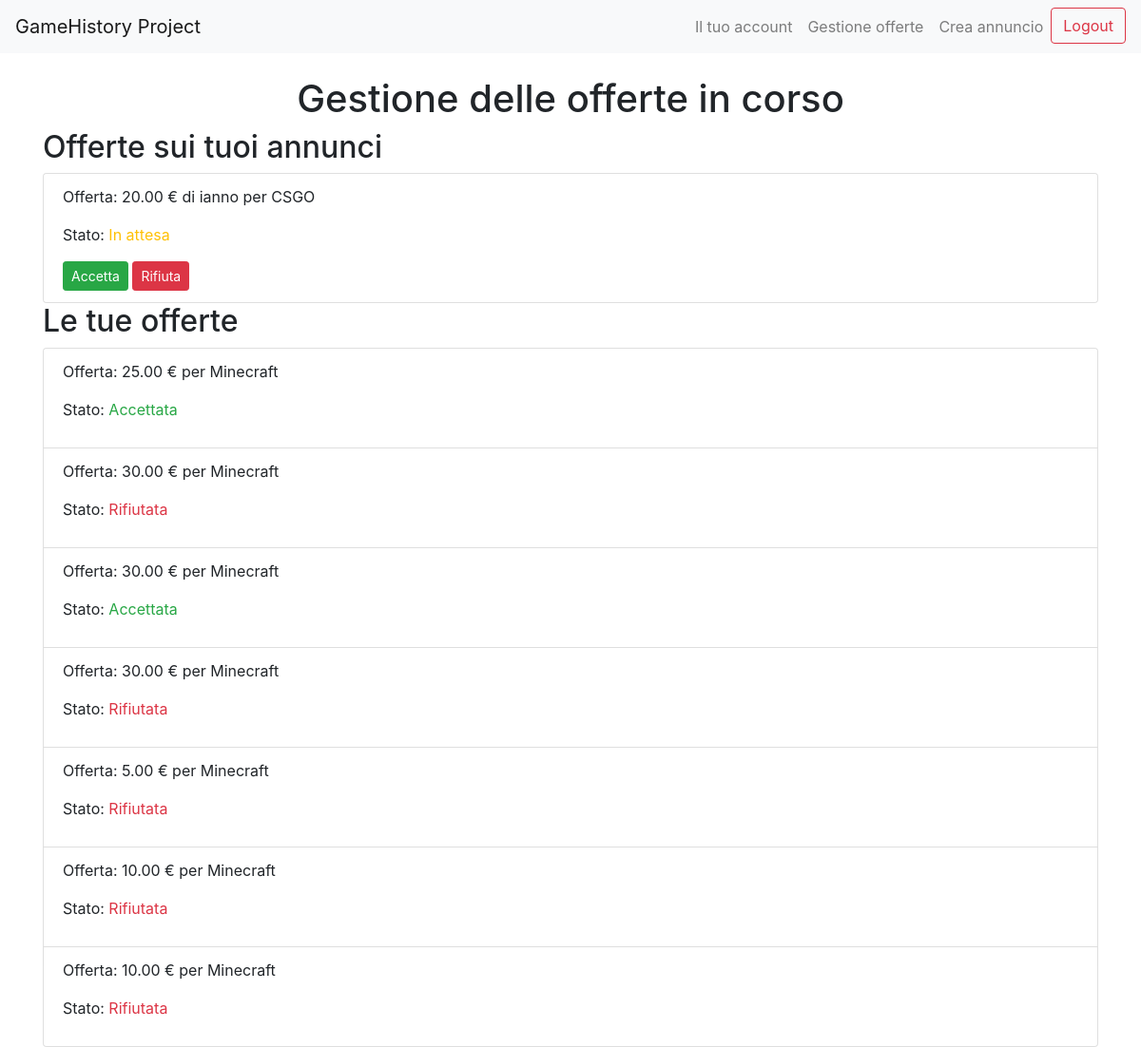
The page /manage_offers/ (signed in) on the database its author committed.
### marketplace/models.py (models this page shows, shortened)
class Offer(models.Model):
    listing = models.ForeignKey(Listing, on_delete=models.CASCADE, related_name='offers')
    user = models.ForeignKey(User, on_delete=models.CASCADE)
    offer_price = models.DecimalField(max_digits=10, decimal_places=2)
    accepted = models.BooleanField(null=True, blank=True)  # True: Accepted, False: Rejected, None: Pending
    created_at = models.DateTimeField(auto_now_add=True)

class Listing(models.Model):
    user = models.ForeignKey(User, on_delete=models.CASCADE)  # Foreign Key sullo user
    game = models.ForeignKey(Game, on_delete=models.CASCADE)  # Foreign Key sul gioco collegato
    price = models.DecimalField(max_digits=10, decimal_places=2) # campo del prezzo
    quantity = models.PositiveIntegerField(default=1)  # campo della quantità disponibile dell'annuncio
    created_at = models.DateTimeField(auto_now_add=True)  # campo che riguarda la data di pubblicazione)
    is_available = models.BooleanField(default=True)  # campo che riguarda la disponibilità per la visione sulla home principale

class Game(models.Model):
    title = models.CharField(max_length=100)
    release_date = models.DateField()
    genre = models.CharField(max_length=50)
    category = models.CharField(max_length=50)
    platform = models.CharField(max_length=50)
    description = models.TextField()

### marketplace/views.py (the view)
# urls.py: path('manage_offers/', views.manage_offers, name='manage_offers'),
@login_required
def manage_offers(request):
    listings_as_seller = Listing.objects.filter(user=request.user)
    offers_as_seller = Offer.objects.filter(listing__in=listings_as_seller)
    offers_as_buyer = Offer.objects.filter(user=request.user)
    return render(request, 'marketplace/manage_offers.html', {
        'offers_as_seller': offers_as_seller,
        'offers_as_buyer': offers_as_buyer,
        }
    )

### marketplace/templates/marketplace/manage_offers.html (shortened to what this page needs)
<!DOCTYPE html>
<html lang="en">
<head>
    <link href="https://stackpath.bootstrapcdn.com/bootstrap/4.5.2/css/bootstrap.min.css" rel="stylesheet">
</head>
<body>
    <nav class="navbar navbar-expand-lg navbar-light bg-light">
        <a class="navbar-brand" href="{% url 'home'%}">GameHistory Project</a>
        <div class="collapse navbar-collapse" id="navbarNav">
            <ul class="navbar-nav ml-auto">
                {% if user.is_authenticated %}
                    <li class="nav-item">
                        <a class="nav-link" href="{% url 'user_profile' %}">Il tuo account</a>
                    </li>
                    <li class="nav-item">
                        <a class="nav-link" href="{% url 'manage_offers' %}">Gestione offerte</a>
                    </li>
                    <li class="nav-item">
                        <a class="nav-link" href="{% url 'create_listing' %}">Crea annuncio</a>
                    </li>
                    <li class="nav-item">
                        <form method="post" action="{% url 'logout' %}" class="form-inline">
                            <button type="submit" class="btn btn-outline-danger">Logout</button>
                        </form>
                    </li>
                {% endif %}
            </ul>
        </div>
    </nav>
    <div class="container mt-4">
        <h1><center>Gestione delle offerte in corso</center></h1>
        <h2>Offerte sui tuoi annunci</h2>
        <ul class="list-group">
            {% for offer in offers_as_seller %}
                <li class="list-group-item">
                    <p>Offerta: {{ offer.offer_price }} € di {{ offer.user.username }} per {{ offer.listing.game.title }}</p>
                    <p>Stato:
                        {% if offer.accepted is None %}
                            <span class="text-warning">In attesa</span>
                        {% elif offer.accepted %}
                            <span class="text-success">Accettata</span>
                        {% else %}
                            <span class="text-danger">Rifiutata</span>
                        {% endif %}
                    </p>
                    {% if offer.accepted is None %}
                        <a href="{% url 'respond_to_offer' offer.id 'accept' %}" class="btn btn-success btn-sm">Accetta</a>
                        <a href="{% url 'respond_to_offer' offer.id 'reject' %}" class="btn btn-danger btn-sm">Rifiuta</a>
                    {% endif %}
                </li>
            {% endfor %}
        </ul>
        <h2>Le tue offerte</h2>
        <ul class="list-group">
            {% for offer in offers_as_buyer %}
                <li class="list-group-item">
                    <p>Offerta: {{ offer.offer_price }} € per {{ offer.listing.game.title }}</p>
                    <p>Stato:
                        {% if offer.accepted is None %}
                            <span class="text-warning">In attesa</span>
                        {% elif offer.accepted %}
                            <span class="text-success">Accettata</span>
                        {% else %}
                            <span class="text-danger">Rifiutata</span>
                        {% endif %}
                    </p>
                </li>
            {% endfor %}
        </ul>
    </div>
</body>
</html>

### rows shown on the page
Offer: offer_price "20.00", user.username "ianno", listing.game "CSGO", shows "In attesa", shows "Accetta"
Offer: offer_price "25.00", listing.game "Minecraft", accepted "Accettata"
Offer: offer_price "30.00", listing.game "Minecraft", accepted "Rifiutata"
Offer: offer_price "30.00", listing.game "Minecraft", accepted "Accettata"
Offer: offer_price "30.00", listing.game "Minecraft", accepted "Rifiutata"
Offer: offer_price "5.00", listing.game "Minecraft", accepted "Rifiutata"
Offer: offer_price "10.00", listing.game "Minecraft", accepted "Rifiutata"
Offer: offer_price "10.00", listing.game "Minecraft", accepted "Rifiutata"
